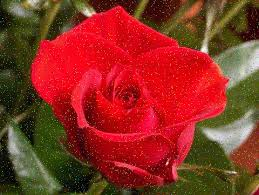
#> input picture Lab1_Bai Tap/flower.jpeg, 259 x 195 px
$ jupyter execute --allow-errors Lab1.ipynb
#> lines starting #> are read from the running program, lines starting #| are printed output that depends on the picture
[cell 1]
import imageio
import numpy as np

img = imageio.imread('flower.jpeg')
#> img is the input picture: shape (195, 259, 3); mean R, G, B 138.9, 49.1, 35
r, g, b = img[:, :, 0], img[:, :, 1], img[:, :, 2]


img_r = np.stack((r, np.zeros_like(r), np.zeros_like(r)), axis=2)
img_g = np.stack((np.zeros_like(g), g, np.zeros_like(g)), axis=2)
img_b = np.stack((np.zeros_like(b), np.zeros_like(b), b), axis=2)

imageio.imwrite('red.png', img_r.astype(np.uint8))
imageio.imwrite('green.png', img_g.astype(np.uint8))
imageio.imwrite('blue.png', img_b.astype(np.uint8))

[cell 2]
import imageio

img = imageio.imread('balloons_noisy.png')
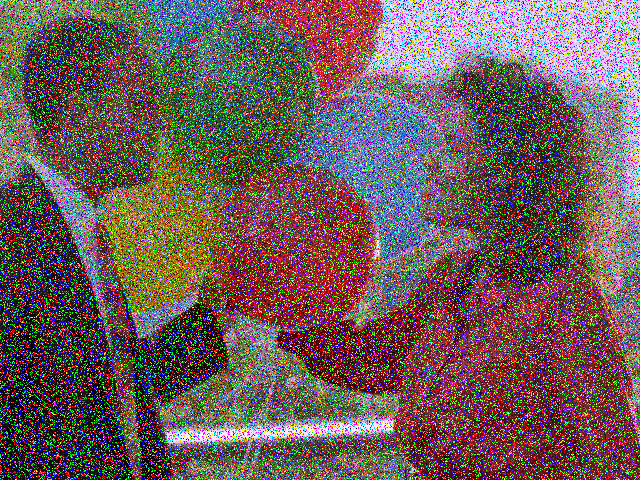
#> input picture Lab1_Bai Tap/balloons_noisy.png, 640 x 480 px
#> img is the input picture: shape (480, 640, 3); mean R, G, B 109.1, 92, 89.9


img_bgr = img[:, :, ::-1]
img_grb = img[:, :, [1, 0, 2]]
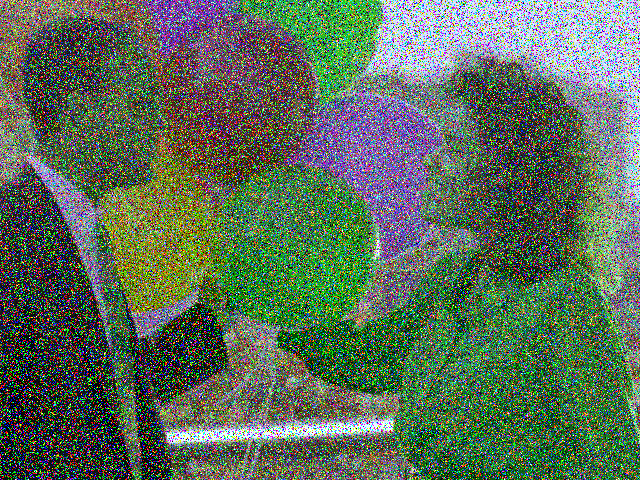
#> img_grb: shape (480, 640, 3); mean R, G, B 92, 109.1, 89.9
img_brg = img[:, :, [2, 0, 1]]
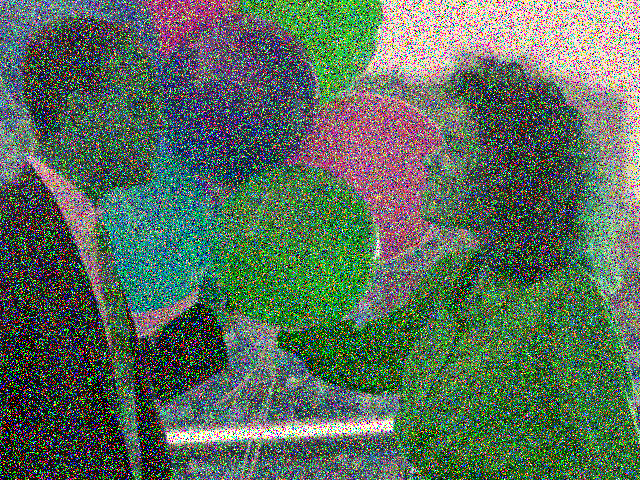
#> img_brg: shape (480, 640, 3); mean R, G, B 89.9, 109.1, 92

imageio.imwrite('bgr.jpg', img_bgr)
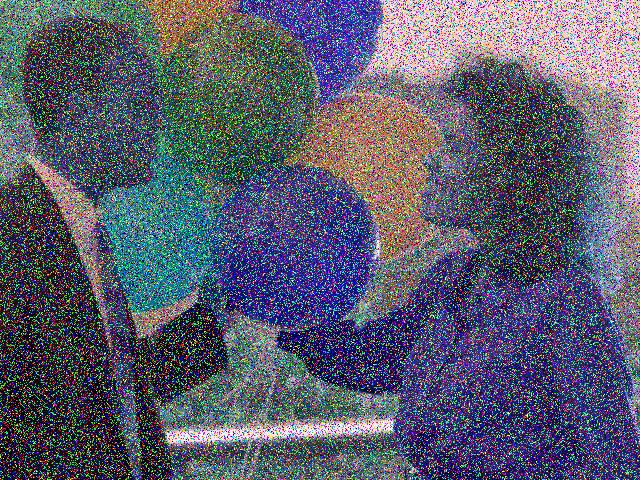
#> saved as bgr.jpg: shape (480, 640, 3); mean R, G, B 90.7, 92.4, 109.3
imageio.imwrite('grb.jpg', img_grb)
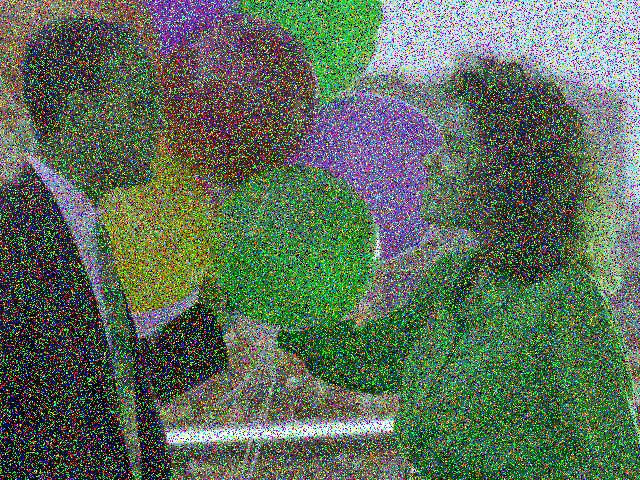
#> saved as grb.jpg: shape (480, 640, 3); mean R, G, B 93.1, 109.2, 91.2
imageio.imwrite('brg.jpg', img_brg)
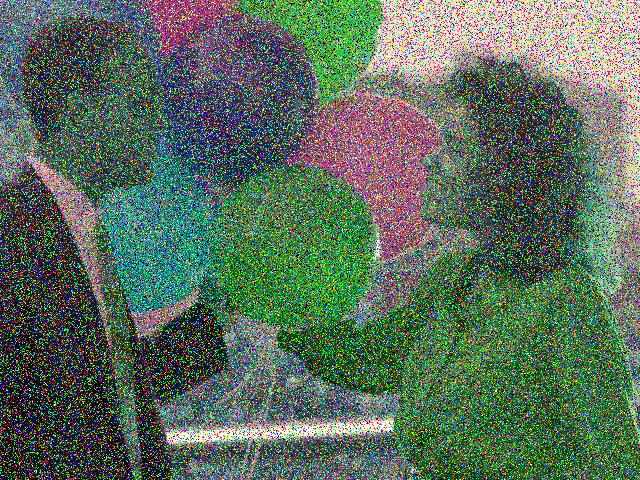
#> saved as brg.jpg: shape (480, 640, 3); mean R, G, B 90.9, 109.2, 93.3

[cell 3]
import cv2

img = cv2.imread('bird.png')
#> (the rest of this cell did not finish here and is left out)

[cell 4]
import cv2
import numpy as np
import matplotlib.pyplot as plt
from PIL import Image

img = cv2.imread('balloons_noisy.png')
hsv = cv2.cvtColor(img, cv2.COLOR_BGR2HSV).astype(np.float32)

hsv[:, :, 0] = hsv[:, :, 0] / 3
hsv[:, :, 2] = hsv[:, :, 2] * 0.75
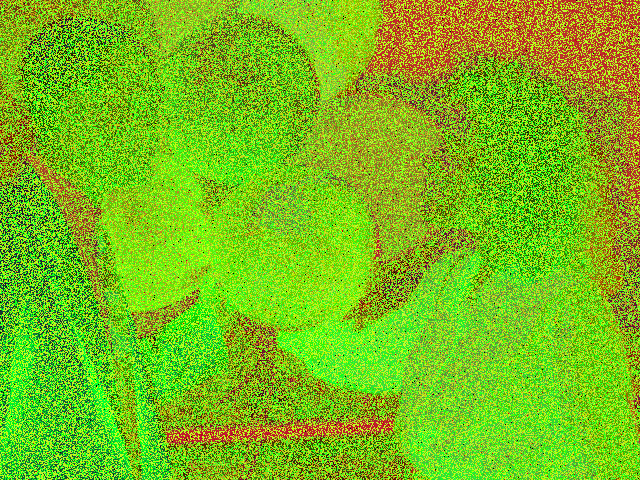
#> hsv: shape (480, 640, 3) float32; mean B, G, R 27.6, 186.1, 121.8

hsv[:, :, 0] = np.clip(hsv[:, :, 0], 0, 179)
hsv[:, :, 2] = np.clip(hsv[:, :, 2], 0, 255)

hsv = hsv.astype(np.uint8)
result = cv2.cvtColor(hsv, cv2.COLOR_HSV2BGR)
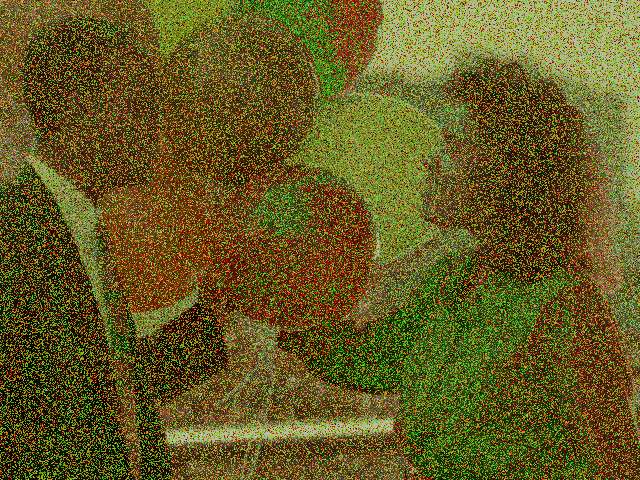
#> result: shape (480, 640, 3); mean B, G, R 30.9, 90.3, 99.6
cv2.imwrite('hsv.png', result)

plt.imshow(result)
plt.axis('off')
plt.show()

[cell 5]
import numpy as np
import imageio.v2 as iio
import scipy.ndimage as sn
import os
import matplotlib.pyplot as plt
from PIL import Image

# Thư mục chứa ảnh gốc và nơi lưu ảnh đã lọc
input_folder = 'exercise'
output_folder = 'mean_filter'
os.makedirs(output_folder, exist_ok=True)
# Bộ lọc trung bình 5x5
k = np.ones((5, 5)) / 25
# Duyệt qua từng file ảnh trong thư mục
for filename in os.listdir(input_folder):
    if filename.lower().endswith(('.png', '.jpg', '.jpeg', '.bmp')):
        input_path = os.path.join(input_folder, filename)
        output_path = os.path.join(output_folder, filename)

        # Đọc ảnh grayscale
        a = iio.imread(input_path,mode ='F')
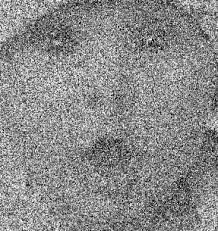
#> input picture Lab1_Bai Tap/exercise/baby.jpeg, 218 x 231 px
#> a is the input picture: shape (231, 218) float32; min 0, max 255, mean 137.8

        # Áp dụng bộ lọc trung bình
        b = sn.convolve(a, k).astype(np.uint8)
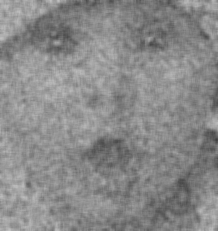
#> b: shape (231, 218); min 64, max 192, mean 137.3

        # Lưu ảnh sau khi lọc
        iio.imsave(output_path, b)
#> pass 3 of the loop `for filename in os.listdir(input_folder):`:
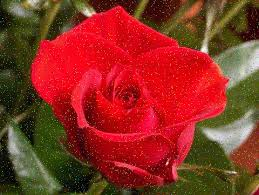
#> input picture Lab1_Bai Tap/exercise/flower.jpeg, 259 x 195 px
#> `a = iio.imread(input_path,mode ='F')`:
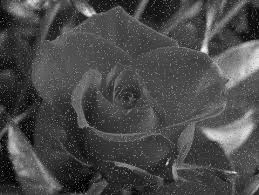
#> a: shape (195, 259) float32; min 0, max 248.9, mean 74.4
#> `b = sn.convolve(a, k).astype(np.uint8)`:
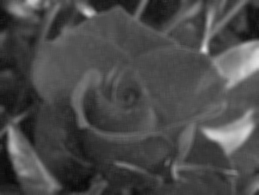
#> b: shape (195, 259); min 9, max 224, mean 73.9

        # Hiển thị ảnh kết quả (tuỳ chọn)
        plt.imshow(b, cmap='gray')
        plt.axis('off')
        plt.show()

print("Đã lọc xong tất cả ảnh trong thư mục.")
